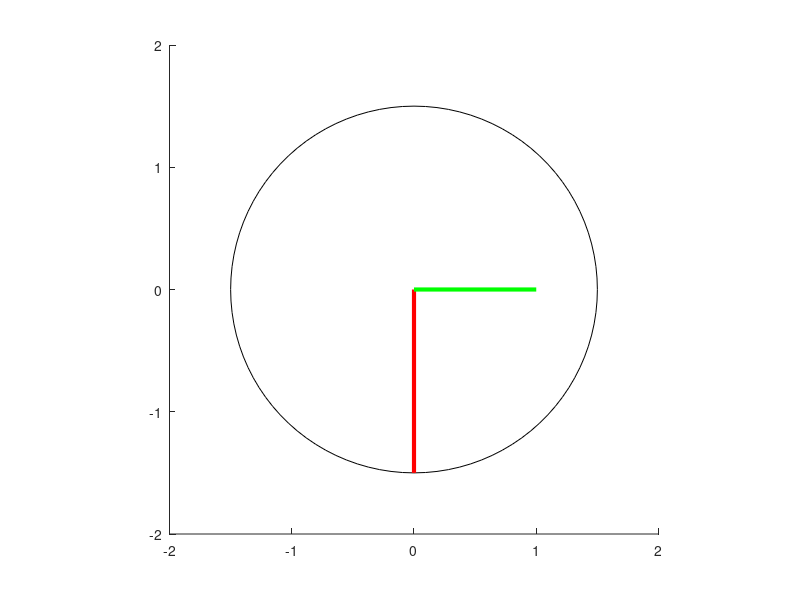

The MATLAB script that drew this image:
% M-file, mag_field_partb.m  
% Simulating the interaction of a one-loop rotor's magnetic field  
% with the rotating magnetic field of the stator.  

% Set up the basic conditions  
bmax = 1; % Normalize bmax to 1  
freq = 60; % 60 Hz  
w = 2 * pi * freq; % Angular velocity (rad/s)  

% Generate time array  
t = 0:1/6000:1/60;  

% Stator magnetic fields  
Baa = sin(w * t) .* (cos(0) + 1i * sin(0));  
Bbb = sin(w * t - 2 * pi / 3) .* (cos(2 * pi / 3) + 1i * sin(2 * pi / 3));  
Bcc = sin(w * t + 2 * pi / 3) .* (cos(-2 * pi / 3) + 1i * sin(-2 * pi / 3));  

% Net rotating magnetic field of the stator  
Bnet = Baa + Bbb + Bcc;  

% Rotor's magnetic field (assumed to lag slightly due to slip)  
Brotor = cos(w*t+0)+ 1i * sin(w*t+0);  

% Circle representing the expected maximum field value  
circle = 1.5 * (cos(w * t) + 1i * sin(w * t));  

% Plot the fields dynamically  
for ii = 1:length(t)  
    clf; % Clear figure for animation  
    hold on;

    % Plot reference circle
    plot(circle, 'k');  

    % Plot stator and rotor magnetic fields  
    %plot([0 real(Baa(ii))], [0 imag(Baa(ii))], 'k', 'LineWidth', 2);  
    %plot([0 real(Bbb(ii))], [0 imag(Bbb(ii))], 'b', 'LineWidth', 2);  
    %plot([0 real(Bcc(ii))], [0 imag(Bcc(ii))], 'm', 'LineWidth', 2);  
    plot([0 real(Bnet(ii))], [0 imag(Bnet(ii))], 'r', 'LineWidth', 3); % Net stator field  
    plot([0 real(Brotor(ii))], [0 imag(Brotor(ii))], 'g', 'LineWidth', 3); % Rotor field  

    % Formatting
    axis square;
    axis([-2 2 -2 2]);  
    drawnow;  
    hold off;  
end  
